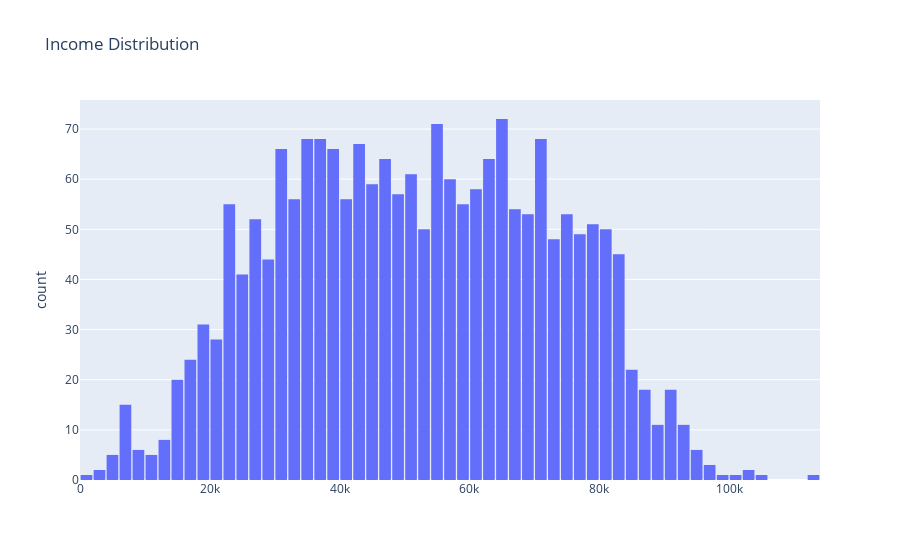

The notebook cell saved with this chart:
### Code cell
fig = px.histogram(data_frame=df, x='Income', title='Income Distribution')
fig.update_layout(bargap=0.1)
fig.update_layout(xaxis_title=None)
fig.write_image('scatter_plot.png')
img = fig.to_image(format='png')
Image(img)
fig

### Figure 1 — Plotly figure (JSON) as saved in the notebook; plotly's stock layout.template omitted (floating-point values rounded to 4 significant figures; data arrays with more than 128 entries replaced by an {"elided": "..."} marker saying what was removed)
{"data": [{"alignmentgroup": "True", "bingroup": "x", "hovertemplate": "Income=%{x}<br>count=%{y}<extra></extra>", "legendgroup": "", "marker": {"color": "#636efa", "pattern": {"shape": ""}}, "name": "", "offsetgroup": "", "orientation": "v", "showlegend": false, "type": "histogram", "x": {"elided": "2021 int values"}, "xaxis": "x", "yaxis": "y"}], "layout": {"bargap": 0.1, "barmode": "relative", "legend": {"tracegroupgap": 0}, "title": {"text": "Income Distribution"}, "xaxis": {"anchor": "y", "domain": [0, 1], "title": {}}, "yaxis": {"anchor": "x", "domain": [0, 1], "title": {"text": "count"}}}}
